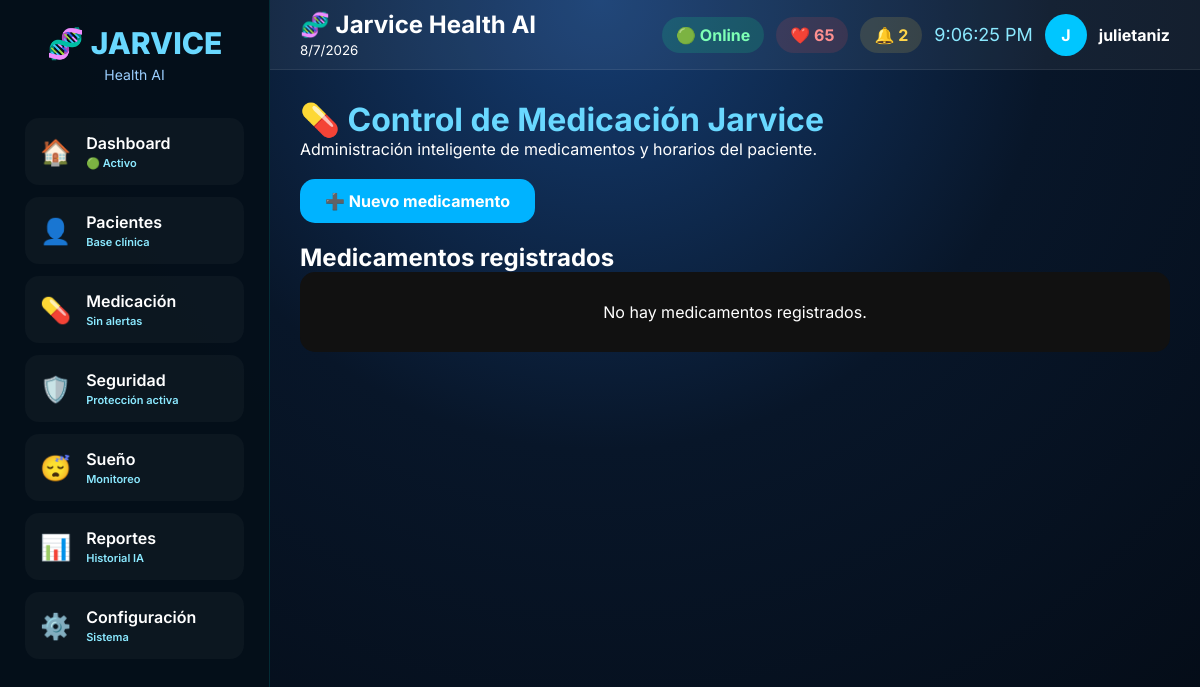
The page /medicacion/ (signed in) on the database as committed earlier.
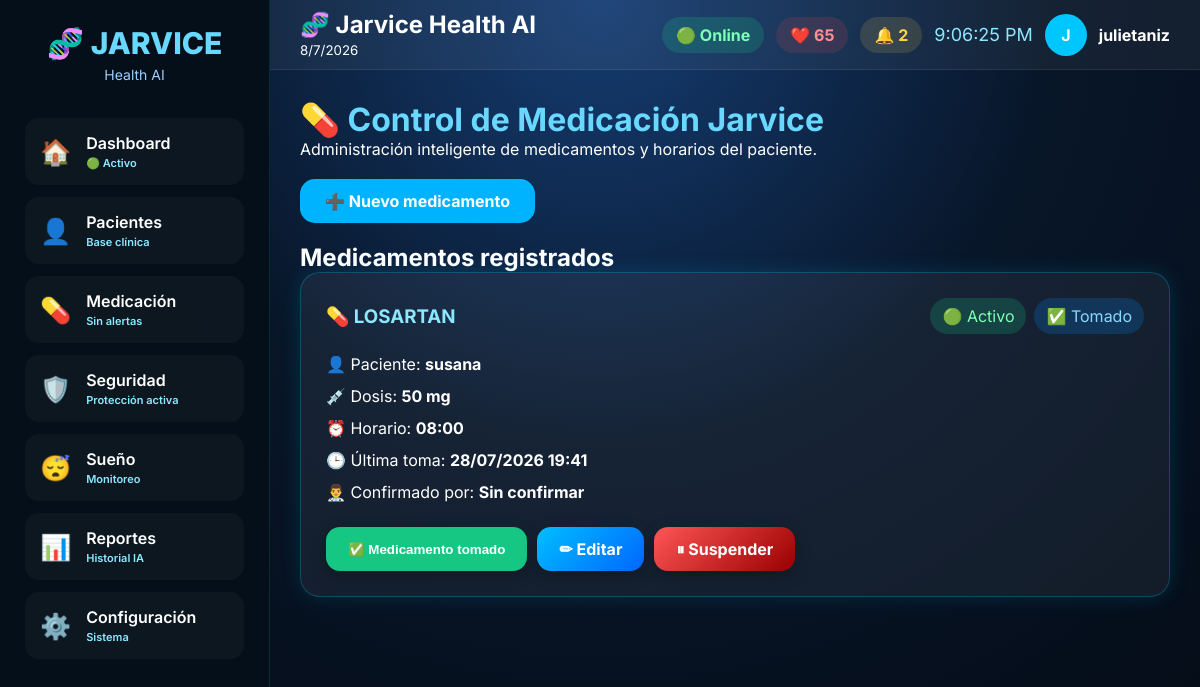
The same page on the database as committed later.
### mi_app_salud/models.py (models this page shows, shortened)
class Medicacion(models.Model):
    paciente = models.ForeignKey(
        Paciente,
        on_delete=models.CASCADE,
        related_name="medicaciones"
    )
    nombre = models.CharField(max_length=100)
    dosis = models.CharField(max_length=50)
    horario = models.TimeField()
    activo = models.BooleanField(default=True)
    tomado = models.BooleanField(default=False)
    fecha_ultima_toma = models.DateTimeField(
        null=True,
        blank=True
    )
    confirmado_por = models.ForeignKey(
        User,
        on_delete=models.SET_NULL,
        null=True,
        blank=True
    )

class Paciente(models.Model):
    SEXOS = [
        ("F", "Femenino"),
        ("M", "Masculino"),
        ("O", "Otro"),
    ]
    nombre = models.CharField(max_length=100)
    apellido = models.CharField(max_length=100)
    historia_clinica = models.CharField(
    max_length=20,
    unique=True,
    blank=True,
    null=True
)
    dni = models.CharField(
        max_length=20,
        unique=True,
        blank=True,
        null=True
    )
    edad = models.PositiveIntegerField()
    fecha_nacimiento = models.DateField(
        blank=True,
        null=True
    )
    sexo = models.CharField(
        max_length=1,
        choices=SEXOS,
        blank=True
    )
    grupo_sanguineo = models.CharField(
        max_length=5,
        blank=True
    )
    peso = models.DecimalField(
        max_digits=5,
        decimal_places=2,
        blank=True,
        null=True
    )
    altura = models.DecimalField(
        max_digits=4,
        decimal_places=2,
        blank=True,
        null=True
    )
    alergias = models.TextField(
        blank=True
    )
    enfermedades = models.TextField(
        blank=True
    )
    telefono = models.CharField(
        max_length=30,
        blank=True
    )
    direccion = models.TextField(
        blank=True
    )
    contacto_emergencia = models.CharField(
        max_length=150,
        blank=True
    )
    telefono_emergencia = models.CharField(
        max_length=30,
        blank=True
    )
    medico_cabecera = models.CharField(
        max_length=150,
        blank=True
    )
    observaciones = models.TextField(
        blank=True
    )
    fecha_creacion = models.DateTimeField(
        auto_now_add=True
    )

### mi_app_salud/views.py (the view)
@login_required
def medicacion(request):
    medicamentos = (
        Medicacion.objects
        .select_related("paciente", "confirmado_por")
        .order_by("horario")
    )
    return render(
        request,
        "mi_app_salud/medicacion.html",
        {
            "medicamentos": medicamentos
        }
    )

### mi_app_salud/templates/mi_app_salud/medicacion.html (shortened to what this page needs)
{% extends "mi_app_salud/base.html" %}
{% block contenido %}
<div class="medicacion-panel">
    <div class="titulo">
        <h1>💊 Control de Medicación Jarvice</h1>
        <p>Administración inteligente de medicamentos y horarios del paciente.</p>
    </div>
    <div class="acciones">
        <a href="{% url 'crear_medicacion' %}" class="btn-agregar">
            ➕ Nuevo medicamento
        </a>
    </div>
    <h2>Medicamentos registrados</h2>
    <div class="medicamentos-grid">
        {% for medicamento in medicamentos %}
        <div class="med-card">
            <div class="med-header">
                <h3>💊 {{ medicamento.nombre }}</h3>
                <div class="estados">
                    {% if medicamento.activo %}
                        <span class="activo">🟢 Activo</span>
                    {% else %}
                        <span class="suspendido">🔴 Suspendido</span>
                    {% endif %}
                    {% if medicamento.tomado %}
                        <span class="tomado">✅ Tomado</span>
                    {% else %}
                        <span class="pendiente">⏰ Pendiente</span>
                    {% endif %}
                </div>
            </div>
            <div class="dato">
                👤 Paciente:
                <strong>{{ medicamento.paciente.nombre }}</strong>
            </div>
            <div class="dato">
                💉 Dosis:
                <strong>{{ medicamento.dosis }}</strong>
            </div>
            <div class="dato">
                ⏰ Horario:
                <strong>{{ medicamento.horario }}</strong>
            </div>
            <div class="dato">
                🕒 Última toma:
                <strong>
                    {% if medicamento.fecha_ultima_toma %}
                        {{ medicamento.fecha_ultima_toma|date:"d/m/Y H:i" }}
                    {% else %}
                        Nunca
                    {% endif %}
                </strong>
            </div>
            <div class="dato">
                👨‍⚕️ Confirmado por:
                <strong>
                    {% if medicamento.confirmado_por %}
                        {{ medicamento.confirmado_por.username }}
                    {% else %}
                        Sin confirmar
                    {% endif %}
                </strong>
            </div>
            <div class="botones">
                {% if medicamento.tomado %}
                    <button class="tomado" disabled>
                        ✅ Medicamento tomado
                    </button>
                {% else %}
                    <a href="{% url 'tomar_medicacion' medicamento.id %}" class="btn-tomar">
                        💊 Tomar medicamento
                                </a>
                        {% endif %}
                <a href="{% url 'editar_medicacion' medicamento.id %}" class="editar">
                    ✏ Editar
                </a>
                <a href="{% url 'cambiar_estado_medicacion' medicamento.id %}" class="eliminar">
                    {% if medicamento.activo %}
                        ⏸ Suspender
                    {% else %}
                        ▶ Reactivar
                    {% endif %}
                </a>
            </div>
        </div>
        {% empty %}
        <div class="sin-datos">
            No hay medicamentos registrados.
        </div>
        {% endfor %}
    </div>
</div>
{% endblock %}

Rows that differ between the two databases and show on the page:
added Medicacion: nombre "LOSARTAN", activo "🟢 Activo", tomado "✅ Tomado", paciente.nombre "susana", dosis "50 mg", horario "08:00", fecha_ultima_toma "28/07/2026 19:41", shows "Sin confirmar"
Other text that changed with them:
text no longer shown: "No hay medicamentos registrados."
